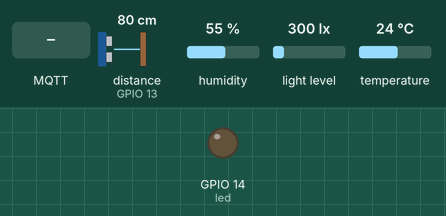
This sketch was run on a simulated ESP8266 (NodeMCU). Parts: output pins drawn as LEDs (lit = HIGH). Inputs (shaded band) come from the test bench; at power-on: distance to the obstacle (sensor on GPIO 13) 80 cm, humidity 55 %, light level 300 lx, temperature 24 °C. The echo pulse lasts 58.3 µs per cm; WiFi joins after 1.5 s; servers stay silent unless stated; no MQTT or app messages arrive unless stated; pins used as bus, display or sensor lines are not drawn; what the sketch prints to the serial monitor is not drawn.

Above: at 2.7 s.
2.8 s: MQTT message "1" arrives on the first subscribed topic
At 12.8 s:
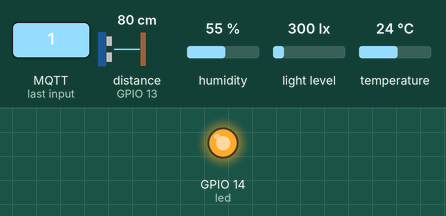
33.1 s: MQTT message "on" arrives on the first subscribed topic
At 42.7 s:
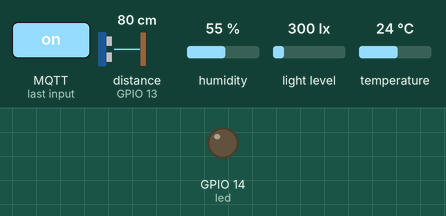
Timing chart, 0 to 44.2 s (numbered marks = the images above; inputs shaded):
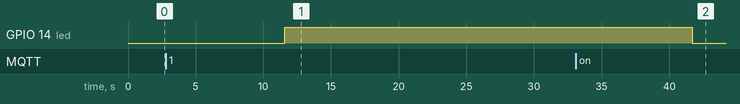

Measured:
- after the input at 2.8 s, GPIO 14 (led): LOW → HIGH after 8.8 s
- after the input at 33.1 s, GPIO 14 (led): HIGH → LOW after 8.6 s

The sketch:

report.ino
```cpp
#include <Wire.h>
#include <BH1750.h>
#include <ESP8266WiFi.h>
#include "PubSubClient.h"
#include "DHT.h"

void msgReceived(char*, byte*, unsigned int);

char ssid[] = "305";
char password[] = "18741199";
byte server1[] = {192,168,10,5};
int port = 1883;
BH1750 lightMeter;
DHT dht(4, DHT11);

WiFiClient client;
float tmpData, humData;

PubSubClient mqttClient(server1, port, msgReceived, client);

void setup() {

  Serial.begin(115200);
  Wire.begin();
  lightMeter.begin();
  dht.begin();
  // put your setup code here, to run once:
  pinMode(14, OUTPUT);  // led
  pinMode(12, OUTPUT);  // 초음파 trig
  pinMode(13, INPUT);   // 초음파 echo

  delay(10);
  Serial.println();
  Serial.println();
  Serial.println("Connecting to~");
  Serial.println(ssid);
  WiFi.begin(ssid, password);
  while(WiFi.status()!= WL_CONNECTED){
    delay(500);
    Serial.print(",");
  }
  Serial.println();
  Serial.println("Wi-Fi AP Connected!");

  Serial.println(WiFi.localIP());

  if(mqttClient.connect("Arduino")){
       Serial.println("MQTT Broker Connected!");
       mqttClient.subscribe("led"); //led 구독자를 등록(데이터를 읽어갈 구독자 등록)
  }
}

void loop() {
  mqttClient.loop();

  char message[64] = "", pTmpBuf[50], pHumBuf[50], pDisBuf[50], pLuxBuf[50];

  getHumidityTemperatureSensorData();
  dtostrf(tmpData, 5, 2, pTmpBuf);
  dtostrf(humData, 5, 2, pHumBuf);

  dtostrf(getUltraSonicSensorData(), 6, 2, pDisBuf);

  uint16_t tmpLux = lightMeter.readLightLevel();
  dtostrf(tmpLux, 5, 0, pLuxBuf);

  sprintf(message, "{\"tmp\": %s, \"hum\": %s, \"dis\": %s, \"lux\": %s}",
          pTmpBuf, pHumBuf, pDisBuf, pLuxBuf);
  Serial.println(message);
  mqttClient.publish("sensorlog", message);

  delay(10000);
}

void msgReceived(char* topic, byte* payload, unsigned int uLen)
{
  char pBuffer[uLen + 1];

  int i;
  for(i=0; i<uLen; i++)
    pBuffer[i] = payload[i];

  pBuffer[i]='\0';
  Serial.println(pBuffer);
  if(pBuffer[0]=='1')
    digitalWrite(14, HIGH);
  else
    digitalWrite(14, LOW);
}

void getHumidityTemperatureSensorData()
{
  //dht11.read(humData, tmpData);
  humData = dht.readHumidity();
  tmpData = dht.computeHeatIndex(dht.readTemperature(), humData, false);
}

float getUltraSonicSensorData() {
  digitalWrite(12, HIGH);
  delay(2);
  digitalWrite(12, LOW);
  float interval = pulseIn(13, HIGH);
  float distance = interval * 340 / 1000000 * 100 / 2;

  return distance;
}
```
